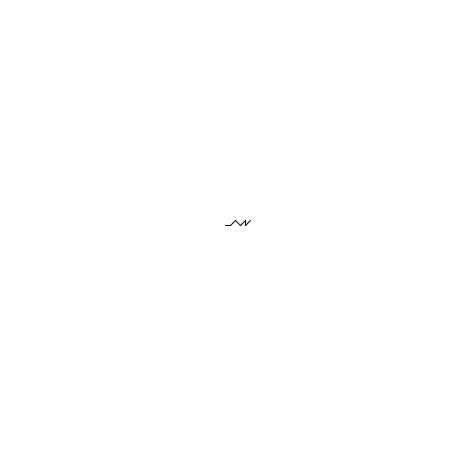
Frame 1 (no input)
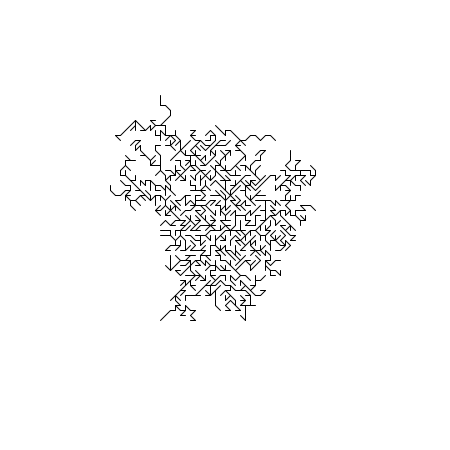
Frame 60 (the mouse pressed at the canvas centre just before this capture)
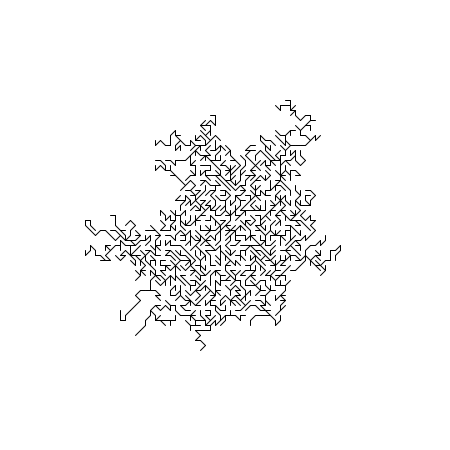
Frame 120 (the mouse held since frame 60 and released just before this capture)

The Processing sketch that drew these frames (run headless with seeded random() and noise(); from frame 60 on, the mouse is pressed at the canvas centre):

// Processing sketch: processing_1304
// ── processing_1304.pde


Line lines[] = new Line[0];
Point points[];

int grid = 5;

void setup ()
{
    size( 450, 450 );
    points = new Point[]{
        new Point(width/2, height/2)
    };
    background( 255 );
    frameRate( 5 );
}

void draw ()
{
    background( 255 );

    addRandomLine();

    fill( 255 );
    for ( int i = 0; i < lines.length; i++ )
    {
        lines[i].drawLine();
    }

    /*fill( 255, 0, 0 );
    for ( int i = 0; i < points.length; i++ )
    {
        ellipse( points[i].x, points[i].y, 3, 3 );
    }*/
}

void addRandomLine ()
{
    if ( points.length <= 0 ) return;

    for ( int p = 0; p < points.length; p++ )
    {
        Point pnt = points[p];

        int i = int( random(9) );
        while ( i == 4 )
        {
            i = int( random(9) );
        }

        Line new_line = new Line(pnt, new Point( pnt.x-grid+(i%3)*grid, pnt.y-grid+(i/3)*grid ));

        if ( new_line.p2.x > width || new_line.p2.x < 0 || 
             new_line.p2.y > height || new_line.p2.y < 0 )
        {
           points = new Point[]{
              new Point(width/2, height/2)
           };
           lines = new Line[0];
           return;
        }

        boolean occupied = false;
        for ( int l = 0; l < lines.length && occupied == false; l++ )
        {
            if ( lines[l].pointOccupied( new_line ) || lines[l].xIng( new_line )  )
            {
                occupied = true;
            }
        }
        
        if ( !occupied )
        {
            lines  = (Line[])append(lines, new_line);
            /*if ( points.length > 10 )
                points = (Point[])shorten( points );*/
            points = (Point[])append(points, new_line.p2);
        }
    }
}

class Point
{
    float x, y;

    Point ( float _x, float _y )
    {
        x = _x; 
        y = _y;
    }

    boolean equals( Point other )
    {
        return x == other.x && y == other.y;
    }

    String toString ()
    {
        return x + ", " + y;
    }
}

class Line
{
    Point p1, p2;

    Line( Point _p1, Point _p2 )
    {
        p1 = _p1;
        p2 = _p2;
    }

    void drawLine ()
    {
        line(p1.x,p1.y,p2.x,p2.y);
        //ellipse( p2.x, p2.y, 2, 2 );
    }

    boolean pointOccupied ( Line other )
    {
        if ( p1.equals( other.p2 ) || p2.equals( other.p2 ) ) return true;
        return false;
    }

    boolean xIng ( Line other )
    {
        Point pp = new Point(p1.x,p2.y), pp2 = new Point(p2.x,p1.y);
        if ( (pp.equals( other.p1 ) && pp2.equals( other.p2 )) ||
            (pp.equals( other.p2 ) && pp2.equals( other.p1 )) ) return true;
        return false;
    }

    String toString ()
    {
        return p1.toString() + " " + p2.toString();
    }
}
